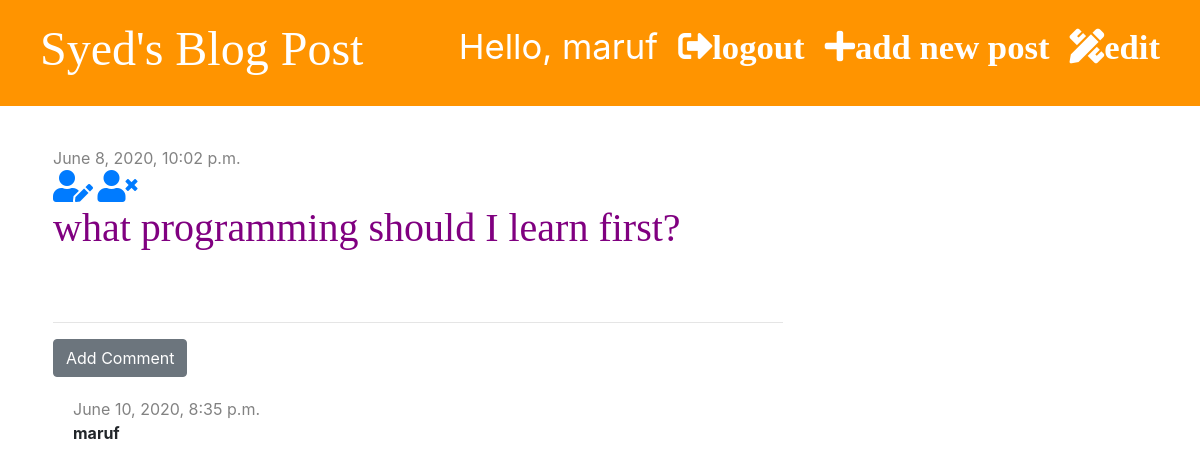
The page /post/12/ (signed in) on the database as committed earlier.
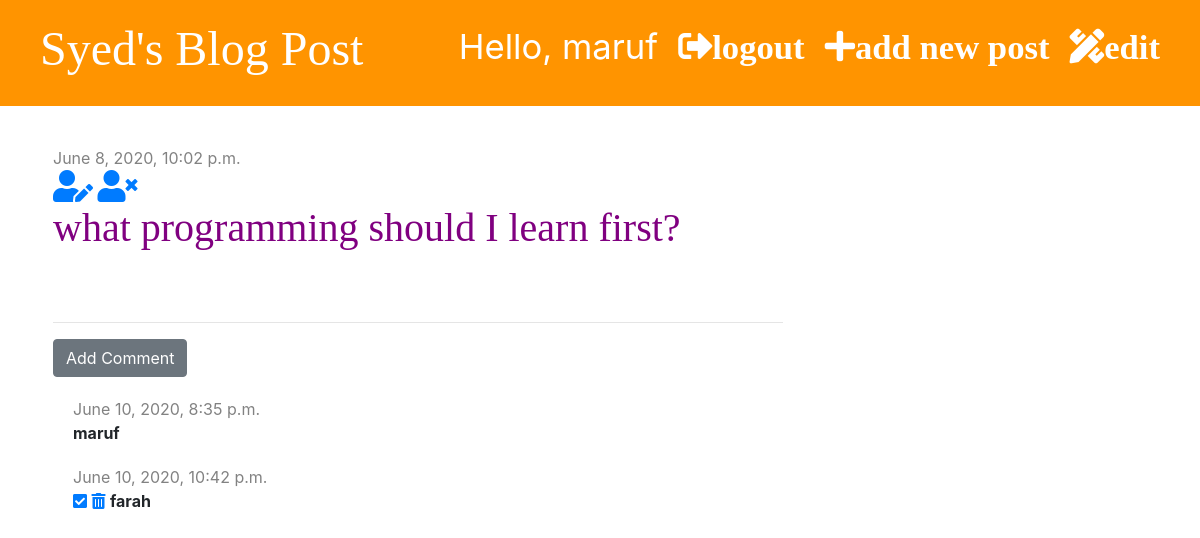
The same page on the database as committed later.
### blog/models.py (models this page shows, shortened)
class Comment(models.Model):
    post=models.ForeignKey('blog.Post',on_delete=models.CASCADE,related_name='comments')
    auther=models.CharField(max_length=200)
    text=models.TextField()
    created_date=models.DateTimeField(default=timezone.now)
    approved=models.BooleanField(default=False)

### blog/views.py (the view)
# urls.py: path('post/<int:pk>/',views.post_detail, name='post_detail'),
def post_detail(request,pk):
    post= get_object_or_404(Post,pk=pk)
    stuff_for_frontend={'post':post}
    return render(request,'blog/post_detail.html',stuff_for_frontend)

### blog/templatetags/markdownify.py (called while the page is built)
@register.filter
def markdown(value):
    renderer = HighlightRenderer()
    markdown = mistune.Markdown(renderer=renderer)
    return markdown(value)

### blog/templates/blog/post_detail.html (shortened to what this page needs)
{% extends 'blog/base.html'%}
{% load markdownify %}
{% block content %}
    <div class='post'>
        {% if post.published_date %}
        <div class='date'>
            {{post.published_date}}
        </div>
        {% else %}
        <a href="{% url 'post_publish' pk=post.pk %}" class='btn btn-primary'> Publish </a>
        {% endif %}
        {% if user.is_authenticated %}
        <a href="{% url 'post_edit' pk=post.pk %}"><i class="fas fa-user-edit fa-2x"></i></a>
        {% endif %}
        <a href="{% url 'post_delete' pk=post.pk %}"
        onclick="return confirm('Are you sure, you want delete the post?')"><i class="fas fa-user-times fa-2x"></i></a>
        <h1>{{post.title}}</h1>
    </div>
    <hr>
    <a href="{% url 'add_comment_to_post' pk=post.pk %}"class="btn btn-secondary">Add Comment</a>
    {% for comment in post.comments.all %}
        {% if user.is_authenticated or comment.approved %}
            <div class='comment'>
                <div class="date">
                    {{comment.created_date}}
                </div>
                {% if not comment.approved  and user.is_superuser %}
                    <a href="{% url 'comment_approve' pk=comment.pk %}"><i class="fas fa-check-square"></i></a>
                    <a href="{% url 'comment_remove' pk=comment.pk %}"><i class="fas fa-trash-alt"></i></a>
                {% endif %}
                <strong>{{comment.auther}}</strong>
            </div>
        {% endif %}
    {% empty %}
        <p>No Comments Yet...</p>
    {% endfor %}
{% endblock %}

Rows that differ between the two databases and show on the page:
added Comment: created_date "June 10, 2020, 10:42 p.m.", approved False (drawn), auther "farah"
